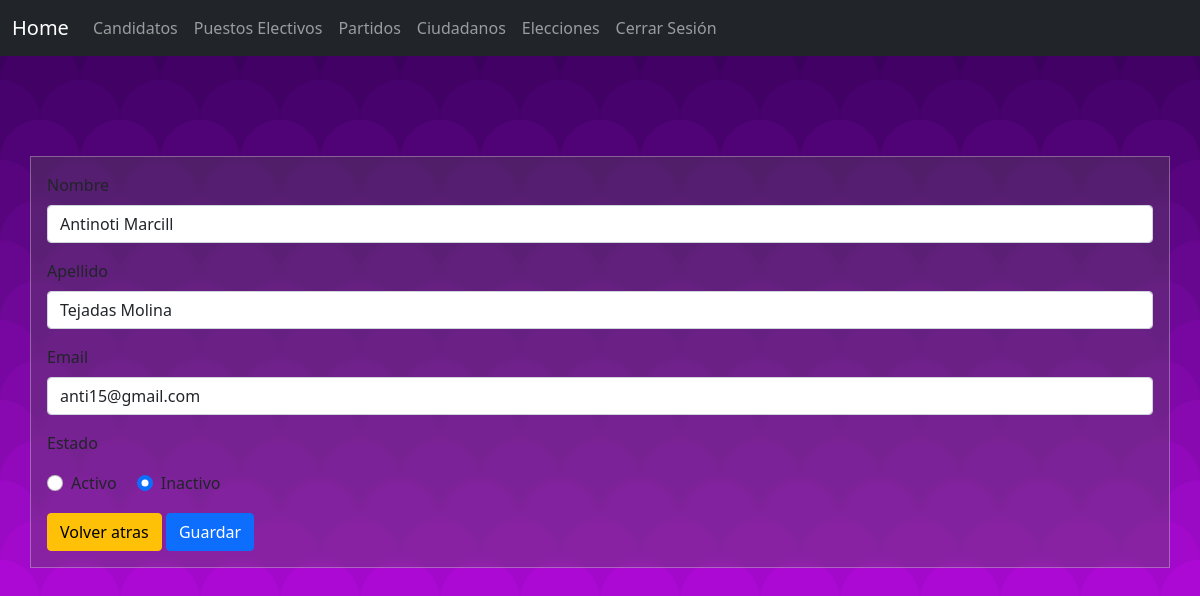
Screenshot of /Resultados/edit.php?id=001-0646787-2 (signed in) with the database file from the repository.
### tables this page shows
CREATE TABLE `ciudadanos` (
  `cedula` varchar(70) NOT NULL,
  `nombre` varchar(45) NOT NULL,
  `apellido` varchar(45) NOT NULL,
  `email` varchar(45) NOT NULL,
  `estado` tinyint(4) NOT NULL DEFAULT 0
);

### Ciudadanos/ServiceDataBase.php (called while the page is built, shortened)
<?php
 class ServiceDataBase{
    private $context;
    public function __construct($isRoot = false){
        $prefijo = ($isRoot) ? "" : "../";
        $this->directory = "{$prefijo}database";
        $this->context = new EleccionesContext($this->directory);
    }
    public function GetById($cedula){
        $ciudadano = null;
        $stmt = $this->context->db->prepare("select * from ciudadanos where cedula = ?");
        $stmt->bind_param("s", $cedula);
        $stmt->execute();
        $result = $stmt->get_result();
        if ($result->num_rows === 0) {
            return null;
        } else {
          $row = $result->fetch_object();
          $ciudadano = new Ciudadano($row->cedula,$row->nombre,$row->apellido,$row->email,$row->estado);
        }
        return $ciudadano;
    }
}

### database/EleccionesContext.php (called while the page is built, shortened)
<?php
class EleccionesContext{
    public function __construct($directory)
    {
        $this->fileHandler = new JsonFileHandler($directory,"configuration");
        $configuration = $this->fileHandler->ReadConfiguration();
        $this->db = new mysqli($configuration->server,$configuration->user,$configuration->password,$configuration->database);
    }
}
?>

### FileHandler/FileHandlerBase.php (called while the page is built, shortened)
<?php
    class FileHandlerBase{
        function __construct($directory,$filename)
        {
            $this->directory = $directory;
            $this->filename = $filename;
        }
    }

### FileHandler/JsonFileHandler.php (called while the page is built, shortened)
<?php
class JsonFileHandler extends FileHandlerBase{
    function ReadConfiguration(){
       $path = $this->directory . "/". $this->filename . ".json";
        if(file_exists($path)){
            $file = fopen($path,"r");
            $contents = fread($file,filesize($path));
            return json_decode($contents);
        }else{
            return false;
        }
    }
}
?>

### Elecciones/ServiceDataBaseEleccion.php (called while the page is built, shortened)
<?php
 class ServiceDataBaseEleccion{
    private $context;
    public function __construct($isRoot = false){
        $prefijo = ($isRoot) ? "" : "../";
        $this->directory = "{$prefijo}database";
        $this->context = new EleccionesContext($this->directory);
    }
    public function GetList(){
        $listadoElecciones = array();
        $stmt = $this->context->db->prepare("select * from eleccion");
        $stmt->execute();
        $result = $stmt->get_result();
        if ($result->num_rows === 0) {
            return array();
        } else {
            while ($row = $result->fetch_object()) {
                $eleccion = new Eleccion($row->Id,$row->Nombre,$row->FechaRealizacion,$row->Estado);
                array_push($listadoElecciones, $eleccion);
            }
        }
        return $listadoElecciones;
    }
}

### Ciudadanos/Ciudadano.php (called while the page is built, shortened)
<?php
    class Ciudadano {
        public function __construct($DocId,$Nombre,$Apellido,$Email,$Estado){
            $this->Nombre=$Nombre;
            $this->Apellido=$Apellido;
            $this->Email=$Email;
            $this->Estado=$Estado;
        }
    }
?>

### Elecciones/Eleccion.php (called while the page is built, shortened)
<?php
    class Eleccion {
        public function __construct($Id,$Nombre,$FechaRealizacion,$Estado){
            $this->Estado=$Estado;
        }
    }
?>

### helpers/utilities.php (called while the page is built, shortened)
<?php
    class Utilities{
    public function isActive($List){
        $isThere = false;
        return $isThere;
    }
}

### Resultados/edit.php (the view, shortened to what this page needs)
<?php
require_once "../helpers/utilities.php";
require_once '../Elecciones/Eleccion.php';
require_once 'Ciudadano.php';
require_once '../Layout/adminLayout.php';
require_once '../FileHandler/FileHandlerBase.php';
require_once '../FileHandler/JsonFileHandler.php';
require_once '../database/EleccionesContext.php';
require_once "../Elecciones/ServiceDataBaseEleccion.php";
require_once 'ServiceDataBase.php';
$utilities = new Utilities();
$serviceEleccion = new ServiceDataBaseEleccion();
$layout = new Layout();
$service = new ServiceDatabase();
$Elecciones = $serviceEleccion->GetList();
$IsActive = $utilities->isActive($Elecciones);
$ciudadano = null;
if (isset($_GET["id"])) {
    $ciudadano = $service->GetById($_GET["id"]);
}
?>
    <?php echo $layout->printHeader() ?>
    <?php if ($ciudadano == null) : ?>
        <h2>No existe este votante</h2>
    <?php else : ?>
        <form action="edit.php" method="POST">
            <div class="mb-3">
                <label for="hero-name" class="form-label">Nombre</label>
                <input name="nombre" value="<?php echo $ciudadano->Nombre ?>" type="text" class="form-control" id="hero-name">
            </div>
            <div class="mb-3">
                <label for="hero-name" class="form-label">Apellido</label>
                <input name="apellido" value="<?php echo $ciudadano->Apellido ?>" type="text" class="form-control" id="hero-name">
            </div>
                <div class="mb-3">
                <label for="hero-name" class="form-label">Email</label>
                <input name="email" value="<?php echo $ciudadano->Email ?>" type="text" class="form-control" id="hero-name">
            </div>
            <div class="mb-3">
                <p>Estado</p>
                        <div class="form-check form-check-inline">
                            <input
                            <?php if($ciudadano->Estado==1): ?>  checked
                            <?php endif; ?> class="form-check-input" <?php if($IsActive): ?> disabled <?php endif; ?> type="radio" value="Activo" name="estado" id="activo"/>
                            <label class="form-check-label" for="activo">Activo</label>
                        </div>
                        <div class="form-check form-check-inline">
                            <input
                            <?php if($ciudadano->Estado==0): ?>  checked
                            <?php endif; ?> class="form-check-input" <?php if($IsActive): ?> disabled <?php endif; ?> type="radio" value="Inactivo" name="estado" id="inactivo"/>
                            <label class="form-check-label" for="inactivo">Inactivo</label>
                        </div>
            </div>
            <a href="../AdminPage/adminIndex.php" class="btn btn-warning">Volver atras </a>
            <button type="submit" class="btn btn-primary">Guardar</button>
        </form>
    <?php endif; ?>
    <?php echo $layout->printFooter() ?>

### assets/css/style.css (style rules this page uses)
body { background-image: url("../img/background/Dragon-Scales.svg"); background-attachment: fixed; }

### rows the page displays
ciudadanos: nombre "Antinoti Marcill", apellido "Tejadas Molina", email "anti15@gmail.com", estado "☐ Activo", estado "☑ Inactivo"
